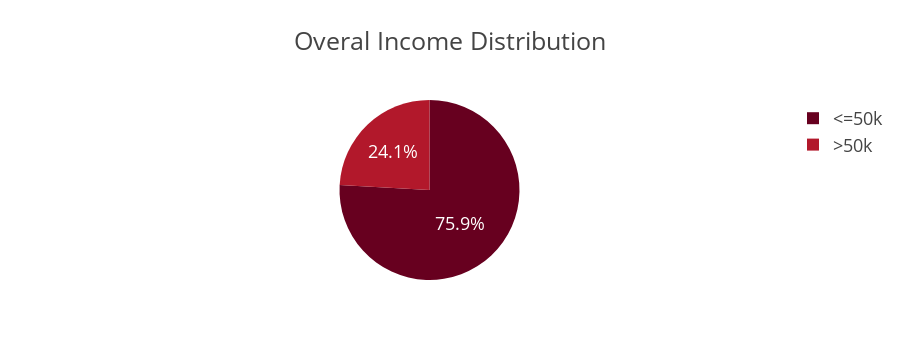

Notebook code cell kept with this figure:
### Code cell
fig = px.pie(adult_df_income, names='income', values='totol', title='Overal Income Distribution', color_discrete_sequence=px.colors.sequential.RdBu)
fig.update_layout(template="presentation")
fig.show() 
fig.write_image(os.path.join(result_dir,'income_distribution_pie_chart.jpg'))
fig.write_image(os.path.join(result_dir,'income_distribution_pie_chart.png'))
fig.write_html(os.path.join(result_dir,'income_distribution_pie_chart.html'))

### Figure 1 — Plotly figure (JSON) as saved in the notebook; plotly's stock layout.template omitted (floating-point values rounded to 4 significant figures)
{"data": [{"domain": {"x": [0, 1], "y": [0, 1]}, "hovertemplate": "income=%{label}<br>totol=%{value}<extra></extra>", "labels": ["<=50k", ">50k"], "legendgroup": "", "name": "", "showlegend": true, "type": "pie", "values": [24678, 7836]}], "layout": {"autosize": true, "height": 360, "legend": {"tracegroupgap": 0}, "piecolorway": ["rgb(103,0,31)", "rgb(178,24,43)", "rgb(214,96,77)", "rgb(244,165,130)", "rgb(253,219,199)", "rgb(247,247,247)", "rgb(209,229,240)", "rgb(146,197,222)", "rgb(67,147,195)", "rgb(33,102,172)", "rgb(5,48,97)"], "title": {"text": "Overal Income Distribution"}}}
